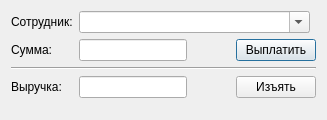
<?xml version="1.0" encoding="UTF-8"?>
<ui version="4.0">
 <class>Salaries</class>
 <widget class="QDialog" name="Salaries">
  <property name="geometry">
   <rect>
    <x>0</x>
    <y>0</y>
    <width>327</width>
    <height>120</height>
   </rect>
  </property>
  <property name="windowTitle">
   <string>Выплата зарплаты</string>
  </property>
  <property name="windowIcon">
   <iconset resource="Icons.qrc">
    <normaloff>:/icons/icons/money_in_envelope.png</normaloff>:/icons/icons/money_in_envelope.png</iconset>
  </property>
  <layout class="QFormLayout" name="formLayout">
   <item row="0" column="0">
    <widget class="QLabel" name="label">
     <property name="text">
      <string>Сотрудник:</string>
     </property>
    </widget>
   </item>
   <item row="0" column="1">
    <widget class="QComboBox" name="eEmployee">
     <property name="maximumSize">
      <size>
       <width>231</width>
       <height>23</height>
      </size>
     </property>
     <property name="editable">
      <bool>true</bool>
     </property>
     <property name="currentIndex">
      <number>-1</number>
     </property>
    </widget>
   </item>
   <item row="1" column="0">
    <widget class="QLabel" name="label_2">
     <property name="text">
      <string>Сумма:</string>
     </property>
    </widget>
   </item>
   <item row="1" column="1">
    <layout class="QHBoxLayout" name="horizontalLayout">
     <item>
      <widget class="QLineEdit" name="eSummEmp">
       <property name="maximumSize">
        <size>
         <width>113</width>
         <height>23</height>
        </size>
       </property>
       <property name="clearButtonEnabled">
        <bool>false</bool>
       </property>
      </widget>
     </item>
     <item>
      <spacer name="horizontalSpacer">
       <property name="orientation">
        <enum>Qt::Horizontal</enum>
       </property>
       <property name="sizeHint" stdset="0">
        <size>
         <width>40</width>
         <height>20</height>
        </size>
       </property>
      </spacer>
     </item>
     <item>
      <widget class="QPushButton" name="bPayEmp">
       <property name="maximumSize">
        <size>
         <width>16777215</width>
         <height>24</height>
        </size>
       </property>
       <property name="text">
        <string>Выплатить</string>
       </property>
       <property name="icon">
        <iconset resource="Icons.qrc">
         <normaloff>:/icons/icons/money_in_envelope.png</normaloff>:/icons/icons/money_in_envelope.png</iconset>
       </property>
      </widget>
     </item>
    </layout>
   </item>
   <item row="2" column="0" colspan="2">
    <widget class="Line" name="line">
     <property name="orientation">
      <enum>Qt::Horizontal</enum>
     </property>
    </widget>
   </item>
   <item row="3" column="0">
    <widget class="QLabel" name="label_3">
     <property name="text">
      <string>Выручка:</string>
     </property>
    </widget>
   </item>
   <item row="3" column="1">
    <layout class="QHBoxLayout" name="horizontalLayout_2">
     <item>
      <widget class="QLineEdit" name="eSummFirm">
       <property name="maximumSize">
        <size>
         <width>113</width>
         <height>23</height>
        </size>
       </property>
       <property name="clearButtonEnabled">
        <bool>false</bool>
       </property>
      </widget>
     </item>
     <item>
      <spacer name="horizontalSpacer_2">
       <property name="orientation">
        <enum>Qt::Horizontal</enum>
       </property>
       <property name="sizeHint" stdset="0">
        <size>
         <width>40</width>
         <height>20</height>
        </size>
       </property>
      </spacer>
     </item>
     <item>
      <widget class="QPushButton" name="bGetProfit">
       <property name="maximumSize">
        <size>
         <width>98</width>
         <height>24</height>
        </size>
       </property>
       <property name="text">
        <string>Изъять</string>
       </property>
       <property name="icon">
        <iconset resource="Icons.qrc">
         <normaloff>:/icons/icons/money_in_envelope.png</normaloff>:/icons/icons/money_in_envelope.png</iconset>
       </property>
      </widget>
     </item>
    </layout>
   </item>
   <item row="4" column="1">
    <spacer name="verticalSpacer">
     <property name="orientation">
      <enum>Qt::Vertical</enum>
     </property>
     <property name="sizeHint" stdset="0">
      <size>
       <width>20</width>
       <height>40</height>
      </size>
     </property>
    </spacer>
   </item>
  </layout>
 </widget>
 <resources>
  <include location="Icons.qrc"/>
 </resources>
 <connections/>
</ui>
